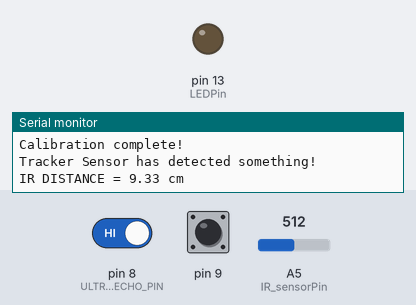
A sketch run on a simulated Arduino Uno, built with avr-gcc and run on an emulated ATmega328P. On the bench: output pins drawn as LEDs (lit = HIGH), the last lines printed to the serial monitor. The test bench sets the inputs (shaded band); at power-on: pin 8 (ULTRA_ECHO_PIN) HIGH, pin 9 HIGH, A5 (IR_sensorPin) = 512. Pins used as bus, display or sensor lines are not drawn.

Above: at 17.4 s.
17.5 s: pin 8 (ULTRA_ECHO_PIN) driven LOW
At 18.55 s:
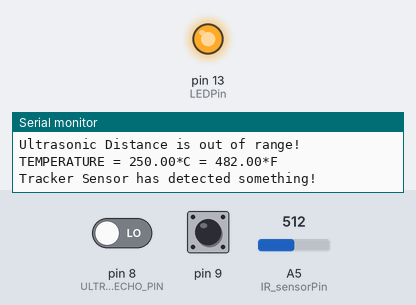
Timing chart, 0 to 20.5 s (numbered marks = the images above; inputs shaded):
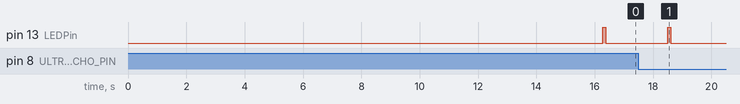

The sketch:

EGR107_Sec006_English_LA5.ino
```cpp
/***********************************************************************
Author: Nicholas English
Course: EGR-107-006
Assignment: Learning Activity 5
Date of Completion: 2/19/2018
Program Name: EGR107_Sec006_English_LA5
Inputs: N/A
Outputs: Temperature, distance (using Ultrasonic AND Sharp IR), and if
  a reflective object is detected.
Description: This software makes use of four different sensors to
  measure temperature, distance, and if a reflective sensor has been
  detected.
***********************************************************************/

/* Include statements */
#include <QTRSensors.h>

/* Max distance (400 cm) */
const unsigned int MAX_DIST = 23200;

/* Pins */
const int ULTRA_TRIG_PIN = 7;
const int ULTRA_ECHO_PIN = 8;

const int IR_sensorPin = A5;
const int LEDPin = 13;

// Uses analog inputs 2 or digital pins 16.
QTRSensorsRC qtr((char[]) {2}, 1);


/* Setup Function */
void setup() {

  /* Variable(s) */
  int i;  // Used for a for loop.

  Serial.begin(9600);

  pinMode(ULTRA_TRIG_PIN, OUTPUT);
  digitalWrite(ULTRA_TRIG_PIN, LOW);

  pinMode(LEDPin, OUTPUT);

  /* Calibration for Tracker Sensor. */
  for(i = 5; i > 0; i--) {
    Serial.print("Please be ready to begin inital calibration in ");
    Serial.print(i);
    Serial.print(" seconds.\n");
    delay(1000);
  }

  Serial.print("Beginning calibration!\n");
  Serial.print("Please allow up to 5 seconds for calibration to complete!\n\n");

  for (i = 0; i < 250; i++) {
    qtr.calibrate();
    delay(20);
  }

  Serial.print("\nCalibration complete!\n\n");
}

/* Loop Function */
void loop() {

  /*********************************************************************
   *  Tracker Sensor
   ********************************************************************/
   /* Variable(s) */
   int isDetected;

   isDetected = trackerDetection();

   if( isDetected == 1 ) {
    Serial.print("\nTracker Sensor has detected something!");

   } else if ( isDetected == 0 ) {
    Serial.print("\nTracker Sensor has NOT detected anything!");

   } else {
    Serial.print("\nSomething has gone wrong with the Tracker Sensor!");
    Serial.print("Please see IT/developer for assistance if problem persists.");
   }


  /*********************************************************************
   *  Sharp IR Sensor
   ********************************************************************/

  /* Variable(s) */
  float cm_distance;

  cm_distance = find_IR_distance();

  Serial.print("\nIR DISTANCE = ");
  Serial.print(cm_distance);
  Serial.print(" cm");

  /*********************************************************************
   *  Ultrasonic Sensor
   ********************************************************************/

  /* Variable(s) */
  float cm;
  float inches;

  cm = findDistance();
  inches = cm * 0.3937;

  if( cm == -1 ) {
    Serial.print("\nUltrasonic Distance is out of range!");

  } else {
    Serial.print("\nUltrasonic Distance = ");
    Serial.print(cm);
    Serial.print(" cm = ");
    Serial.print(inches);
    Serial.print(" in");
  }


  /*********************************************************************
   *  LM35 Temp Sensor
   ********************************************************************/

  /* Variable(s) */
  float celsius;
  float fahrenheit;

  /* Finds the temperature in celsius. */
  celsius = findTemp();
  Serial.print("\nTEMPERATURE = ");
  Serial.print(celsius); // display temperature value
  Serial.print("*C = ");

  /* Finds the temperature in fahrenheit. */
  fahrenheit = convertTemp( celsius );
  Serial.print(fahrenheit);
  Serial.print("*F\n");


  /*********************************************************************
   *  End of code reached in loop
   ********************************************************************/
  Serial.print("\n\n");
  delay(1000);
}

/*********************************************************************
 *  Functions for Tracker Sensor
 ********************************************************************/
int trackerDetection() {

  /* Variable(s) */
  unsigned int TS_sensors[1];

  //int position = qtr.readLine(TS_sensors);

  if ( !digitalRead(9) )
    return 0;

  else
    return 1;
}

/*********************************************************************
 *  Functions for Sharp IR Sensor
 ********************************************************************/
float find_IR_distance() {
  float IR_sensorValue = analogRead (IR_sensorPin);
  digitalWrite (LEDPin, HIGH);
  delay (100);
  digitalWrite (LEDPin, LOW);
  delay (100);

  return ( ( 6787 / ( IR_sensorValue - 3) ) - 4 );
}

/*********************************************************************
 *  Functions for Ultrasonic Sensor
 ********************************************************************/

/* Finds the distance in centimeters. */
float findDistance() {

  /* Variable(s) */
  unsigned long t1;
  unsigned long t2;
  unsigned long pulse_width;


  // Hold the trigger pin high for at least 10 us
  digitalWrite(ULTRA_TRIG_PIN, HIGH);
  delayMicroseconds(10);
  digitalWrite(ULTRA_TRIG_PIN, LOW);

  // Wait for pulse on echo pin
  while ( digitalRead(ULTRA_ECHO_PIN) == 0 );

  // Measure how long the echo pin was held high (pulse width)
  // Note: the micros() counter will overflow after ~70 min
  t1 = micros();
  while ( digitalRead(ULTRA_ECHO_PIN) == 1 );
  t2 = micros();
  pulse_width = t2 - t1;

  // Print out results
  if ( pulse_width > MAX_DIST ) {
    return -1;
  } else {

  return ( pulse_width / 58.0 );

  }

}

/*********************************************************************
 *  Function for LM35 Temp Sensor
 ********************************************************************/

/* Finds the temperature in Celsius. */
float findTemp() {
  float tempReading = analogRead(A0);
  return tempReading * 0.48828125; // convert the analog volt to its temperature equivalent
}

/* Conversion Function from Celsius to Fahrenheit. */
/* Accepts the temperature in celsius and converts it to fahrenheit. */
float convertTemp( float celsius) {
  float fahrenheit = ( ( celsius * 9 ) / 5) + 32;
  return fahrenheit;
}
```

Measured:
- after the input at 17.5 s, pin 13 (LEDPin): LOW → HIGH after 1.0 s, → LOW 0.10 s later
